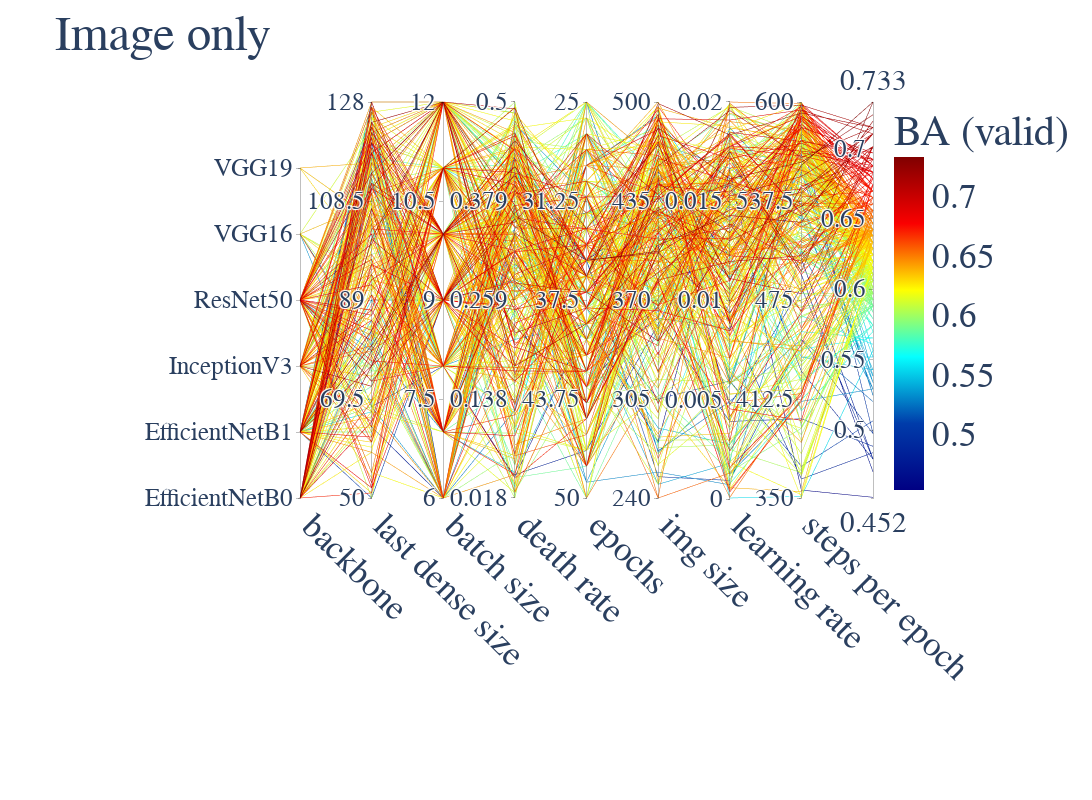

The cell this chart's notebook holds for it:
### Code cell
fig = get_parallel_coordinate_plot('Image only', image_only_df, relevant_cols, target_col, reverse_cols=["epochs"])

fig.update_layout(
    font=dict(
        family="Courier New, bold",
        size=35
    ), 
    width=2500,
    height=800,
    overwrite=True,
    margin=dict(l=300, b=300)
)

fig.show()

### Figure 1 — Plotly figure (JSON) as saved in the notebook; plotly's stock layout.template omitted (floating-point values rounded to 4 significant figures; data arrays with more than 128 entries replaced by an {"elided": "..."} marker saying what was removed)
{"data": [{"dimensions": [{"label": "backbone", "range": [0, 6], "ticktext": ["EfficientNetB0", "EfficientNetB1", "InceptionV3", "ResNet50", "VGG16", "VGG19"], "tickvals": [0, 1, 2, 3, 4, 5], "values": {"elided": "365 int values"}}, {"label": "last dense size", "range": [50, 128], "tickvals": [50, 69.5, 89, 108.5, 128], "values": {"elided": "365 int values"}}, {"label": "batch size", "range": [6, 12], "tickvals": [6, 7.5, 9, 10.5, 12], "values": {"elided": "365 int values"}}, {"label": "death rate", "range": [0.0176, 0.4999], "tickvals": [0.018, 0.138, 0.259, 0.379, 0.5], "values": {"elided": "365 float values"}}, {"label": "epochs", "range": [50, 25], "tickvals": [50, 43.75, 37.5, 31.25, 25], "values": {"elided": "365 int values"}}, {"label": "img size", "range": [240, 500], "tickvals": [240, 305, 370, 435, 500], "values": {"elided": "365 int values"}}, {"label": "learning rate", "range": [5.461e-05, 0.01999], "tickvals": [0, 0.005, 0.01, 0.015, 0.02], "values": {"elided": "365 float values"}}, {"label": "steps per epoch", "range": [350, 600], "tickvals": [350, 412.5, 475, 537.5, 600], "values": {"elided": "365 int values"}}, {"label": "", "range": [0.452, 0.733], "values": {"elided": "365 float values"}}], "labelangle": 45, "labelfont": {"family": "Courier New", "size": 35}, "labelside": "bottom", "line": {"color": {"elided": "365 float values"}, "colorbar": {"title": {"text": "BA (valid)"}}, "colorscale": [[0, "rgb(0,0,131)"], [0.2, "rgb(0,60,170)"], [0.4, "rgb(5,255,255)"], [0.6, "rgb(255,255,0)"], [0.8, "rgb(250,0,0)"], [1, "rgb(128,0,0)"]], "reversescale": false, "showscale": true}, "tickfont": {"family": "Courier New, bold", "size": 25}, "type": "parcoords"}], "layout": {"autosize": true, "font": {"family": "Courier New, bold", "size": 35}, "height": 800, "margin": {"b": 300, "l": 300}, "title": {"text": "Image only"}, "width": 2500}}
